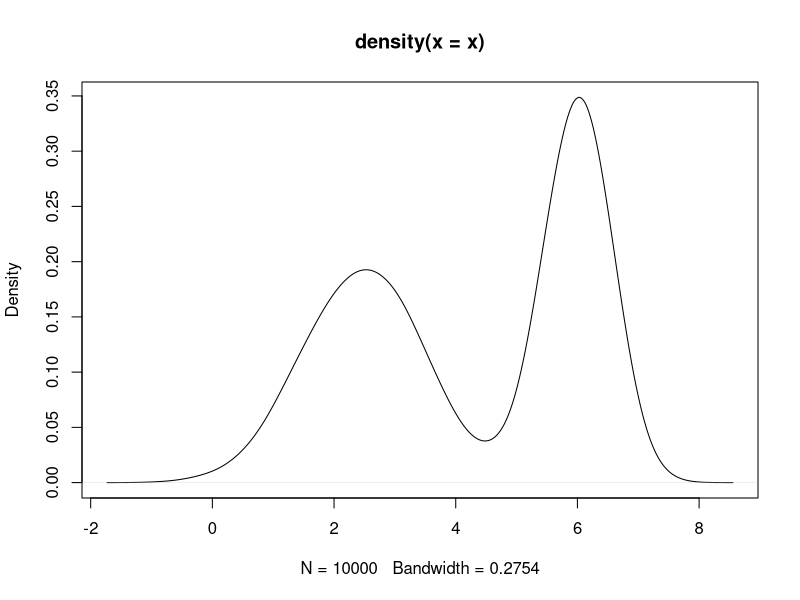
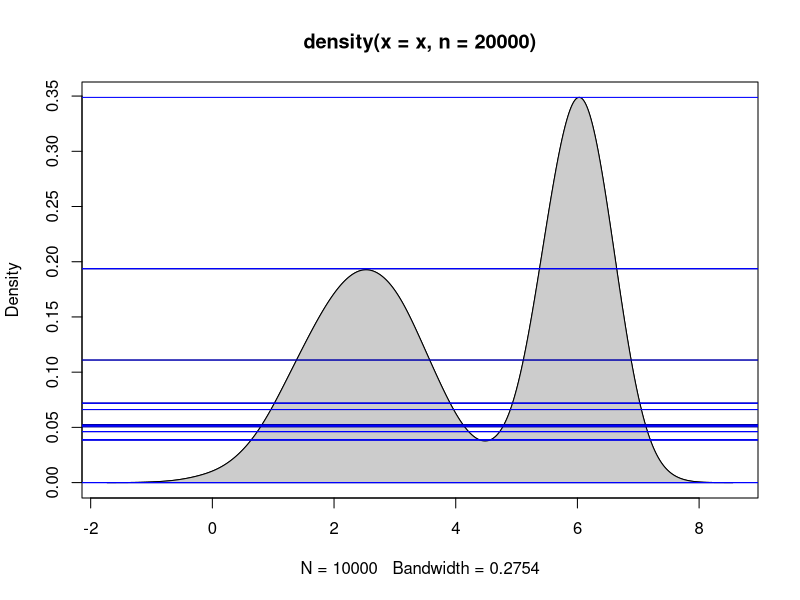
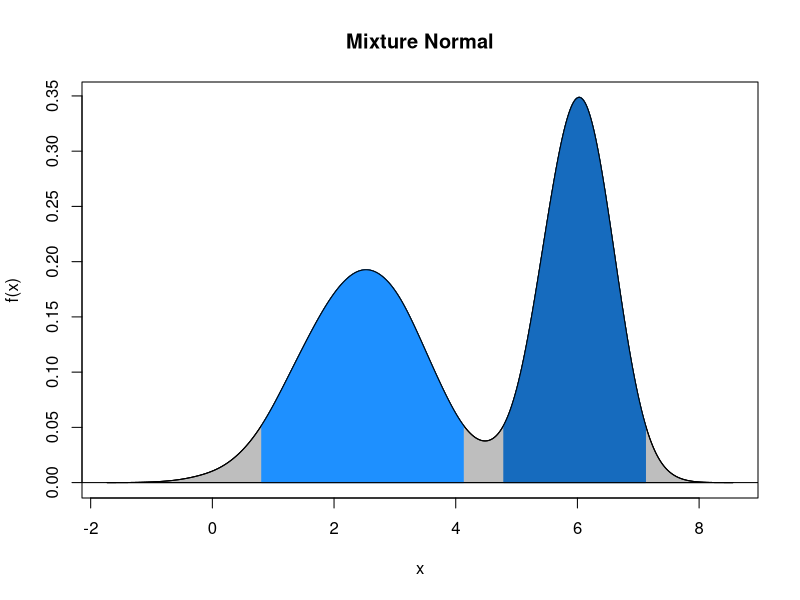

These figures' R source, in order:
### needs to be put into bayes_functions
### compare this hpd.mult() with the one in bayes_functions.R
### and see the accuracy and speed of each
color.den = function(dens, from, to, col1 = 1, col2 = NULL){
    if (is.null(col2))
        col2 = col1
    index = which(dens$x > from & dens$x < to)
    polygon(c(dens$x[index][1], dens$x[index],
        dens$x[index][length(index)]), c(0, dens$y[index], 0),
        col=col1, border=col2)
    }
col.mult = function(col1 = 0x000000, col2 = "black"){
    if (is.character(col1))
        val1 = t(col2rgb(col1) / 255)
    if (is.numeric(col1))
        val1 = t(int2rgb(col1) / 255)
    if (is.character(col2))
        val2 = t(col2rgb(col2) / 255)
    if (is.numeric(col2))
        val2 = t(int2rgb(col2) / 255)
    rgb(val1 * val2)
    }
# x is 
hpd.mult = function(x, dens, prob = 0.95, tol, interactive = TRUE){
    max.k = max(dens$y)
    min.k = min(dens$y)
#   k = (max.k - min.k)/2
    k = runif(1, min.k, max.k)
    if (missing(tol))
        tol = max.k / 10000
    count = 0
    if (interactive){
        plot(dens)
        polygon(dens$x, dens$y, col='gray80')
        }
    zeros = function(y, k, return.max.min = FALSE){
        # y is expected to be density(x)$y
        out = NULL
        int = NULL
        for (i in 2:(length(y)-1)){
            # condition to check when the height crosses k
            if ((y[i] > k && y[i-1] < k) || (y[i] < k && y[i-1] > k)){
                # get the x closer to k
                out = c(out, ifelse(which.min(abs(y[c(i,i-1)]-k))==1,
                    i, i-1))
                # -1 if lower interval, +1 if upper
                int = c(int, -sign(y[i] - y[i-1]))
                }
            # check if the height exactly equals k
            if (y[i] == k){
                out = c(out, i)
                # 0 if a maximum or minimum, -1 if lower, +1 if upper
                # y[i] can only be max or min if y[i] = k, so don't
                # check this condition for when height crosses k
                int = c(int, -sign(sign(y[i]-y[i-1]) +
                    sign(y[i+1]-y[i])))
                }
            }
        # ensure that first value is lower end and last is upper end
        if (is.null(int))
            return (NULL)
        if (int[1] == 1){
            int = c(-1, int)
            out = c(1, out)
            }
        if (int[length(int)] == -1){
            int = c(int, 1)
            out = c(out, length(y))
            }
        if (return.max.min)
            return (out)
        return (out[as.logical(int)])
        }
    while (max.k - min.k > tol){
        count = count + 1
        c.prob = 0
        int = zeros(dens$y, k)
        if (is.null(int)){
            int = c(1, length(dens$x))
            }
        # sum the area in the intervals
        for (j in 1:(length(int)/2))
            c.prob = c.prob + mean(x >= dens$x[
                 int[2*j-1]] & x <= dens$x[int[2*j]])
        if (interactive){
            abline(h=k)
            abline(h=c(max.k, min.k), col='blue')
            cat("Probability:",c.prob)
            readline()
            }
        # not a large enough region, lower k
        if (c.prob < prob)
            max.k = k
        # too much region, raise k
        if (c.prob > prob)
            min.k = k
        # right-e-o!
        if (c.prob == prob)
            max.k = min.k
        # pick new height to test at
        k = runif(1, min.k, max.k)
        }
    if (interactive)
        cat("Iterations:",count,"\n")
    return (dens$x[int])
    }


### bimodal
n = 10000
x = ifelse(runif(n) < 0.5, rnorm(n, 2.5, 1), rnorm(n, 6, 0.5))
dens = density(x, n = 20000)
plot(density(x))

#hpd.1 = hpd.mult(x, dens, visual = FALSE, print = FALSE)
hpd.1 = hpd.mult(x, dens)

plot(density(x), main="Mixture Normal", xlab="x", ylab="f(x)")
polygon(dens$x, dens$y, col='gray')
col1 = col.mult('gray', 'dodgerblue')
color.den(dens, hpd.1[1], hpd.1[2], col1 = 'dodgerblue')
color.den(dens, hpd.1[3], hpd.1[4], col1)
points(density(x), type='l')
abline(h=0)


#abline(v=hpd.1, lty=2, col='gray30', lwd=2)


#### more bimodal
#x = ifelse(runif(n) < 0.5, rnorm(n, -1, 1), rnorm(n, 6.5, 0.5))
#dens = density(x)
#plot(density(x))
#
#hpd.1 = hpd.mult(x, dens)
#abline(v=hpd.1, lty=2, col='gray')
